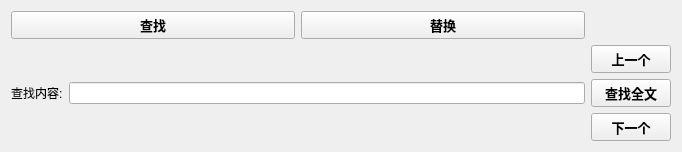
<?xml version="1.0" encoding="UTF-8"?>
<ui version="4.0">
 <class>SearchWindow</class>
 <widget class="QWidget" name="SearchWindow">
  <property name="geometry">
   <rect>
    <x>0</x>
    <y>0</y>
    <width>682</width>
    <height>152</height>
   </rect>
  </property>
  <property name="windowTitle">
   <string>Form</string>
  </property>
  <layout class="QGridLayout" name="gridLayout">
   <item row="1" column="1" rowspan="2">
    <layout class="QVBoxLayout" name="verticalLayout_2">
     <item>
      <widget class="QPushButton" name="btnFindPrivious">
       <property name="styleSheet">
        <string notr="true">QPushButton {
                        font: bold 13px;
                        }
 QPushButton:focus{ // 聚焦样式
background-color:rgb(255, 128, 64);

font:bold 13px;
                        text-align: left;
                        }</string>
       </property>
       <property name="text">
        <string>上一个</string>
       </property>
      </widget>
     </item>
     <item>
      <widget class="QPushButton" name="btnFindWhole">
       <property name="styleSheet">
        <string notr="true">QPushButton {
                        font: bold 13px;
                        }
 QPushButton:focus{ // 聚焦样式
background-color:rgb(255, 128, 64);

font:bold 13px;
                        text-align: left;
                        }</string>
       </property>
       <property name="text">
        <string>查找全文</string>
       </property>
      </widget>
     </item>
     <item>
      <widget class="QPushButton" name="btnFindNext">
       <property name="styleSheet">
        <string notr="true">QPushButton {
                        font: bold 13px;
                        }
 QPushButton:focus{ // 聚焦样式
background-color:rgb(255, 128, 64);

font:bold 13px;
                        text-align: left;
                        }</string>
       </property>
       <property name="text">
        <string>下一个</string>
       </property>
      </widget>
     </item>
    </layout>
   </item>
   <item row="0" column="0">
    <layout class="QHBoxLayout" name="horizontalLayout_2">
     <item>
      <widget class="QPushButton" name="btnFind">
       <property name="styleSheet">
        <string notr="true">QPushButton {
                        font: bold 13px;
                        }
 QPushButton:focus{ // 聚焦样式
background-color:rgb(255, 128, 64);

font:bold 13px;
                        text-align: left;
                        }</string>
       </property>
       <property name="text">
        <string>查找</string>
       </property>
      </widget>
     </item>
     <item>
      <widget class="QPushButton" name="btnReplace">
       <property name="styleSheet">
        <string notr="true">QPushButton {
                        font: bold 13px;
                        }
 QPushButton:focus{ // 聚焦样式
background-color:rgb(255, 128, 64);

font:bold 13px;
                        text-align: left;
                        }</string>
       </property>
       <property name="text">
        <string>替换</string>
       </property>
      </widget>
     </item>
    </layout>
   </item>
   <item row="1" column="0" rowspan="2">
    <layout class="QVBoxLayout" name="verticalLayout">
     <item>
      <layout class="QHBoxLayout" name="horizontalLayout">
       <item>
        <widget class="QLabel" name="label">
         <property name="text">
          <string>查找内容:</string>
         </property>
        </widget>
       </item>
       <item>
        <widget class="QLineEdit" name="lineEdit"/>
       </item>
      </layout>
     </item>
    </layout>
   </item>
  </layout>
 </widget>
 <resources/>
 <connections/>
</ui>
